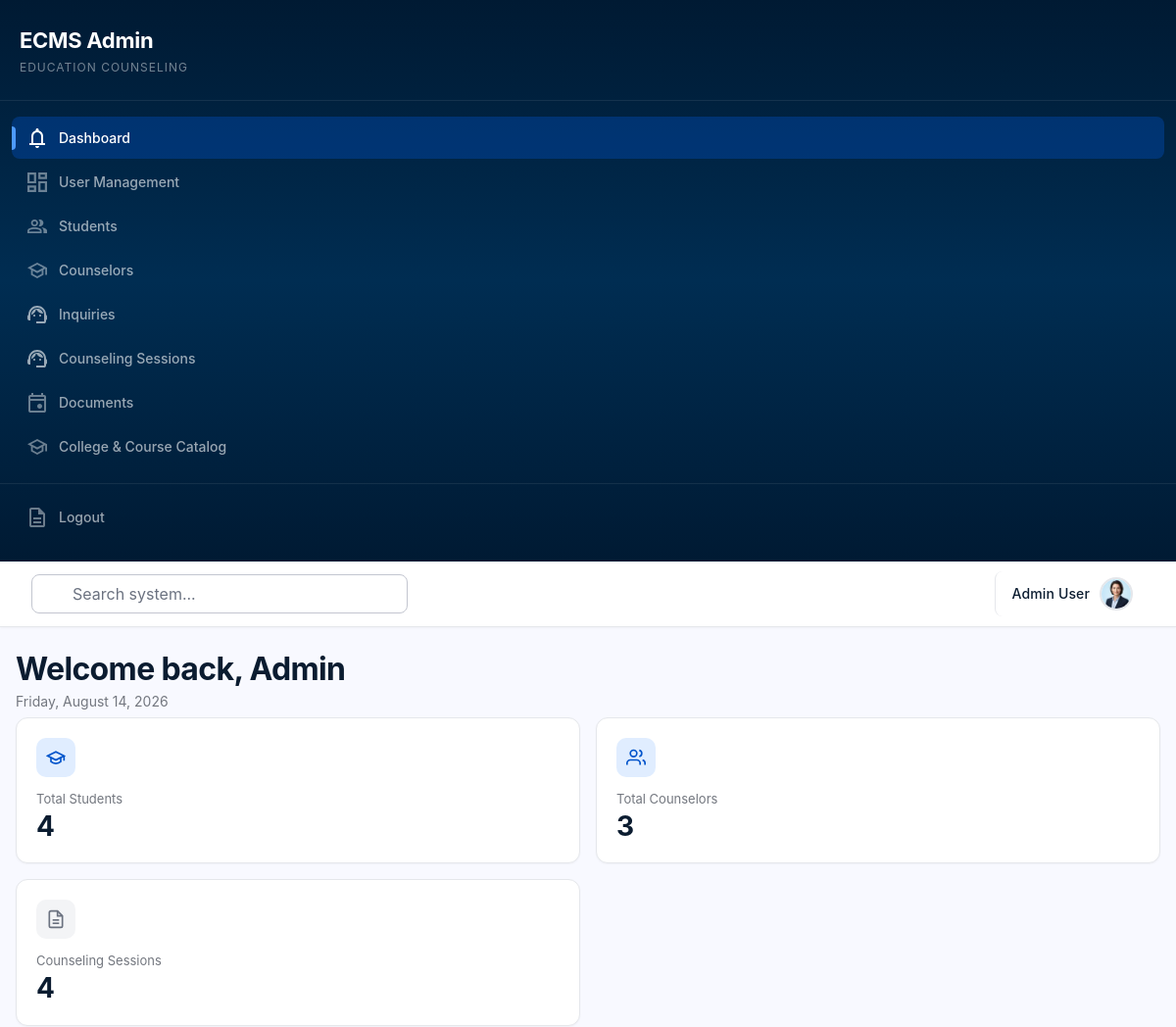
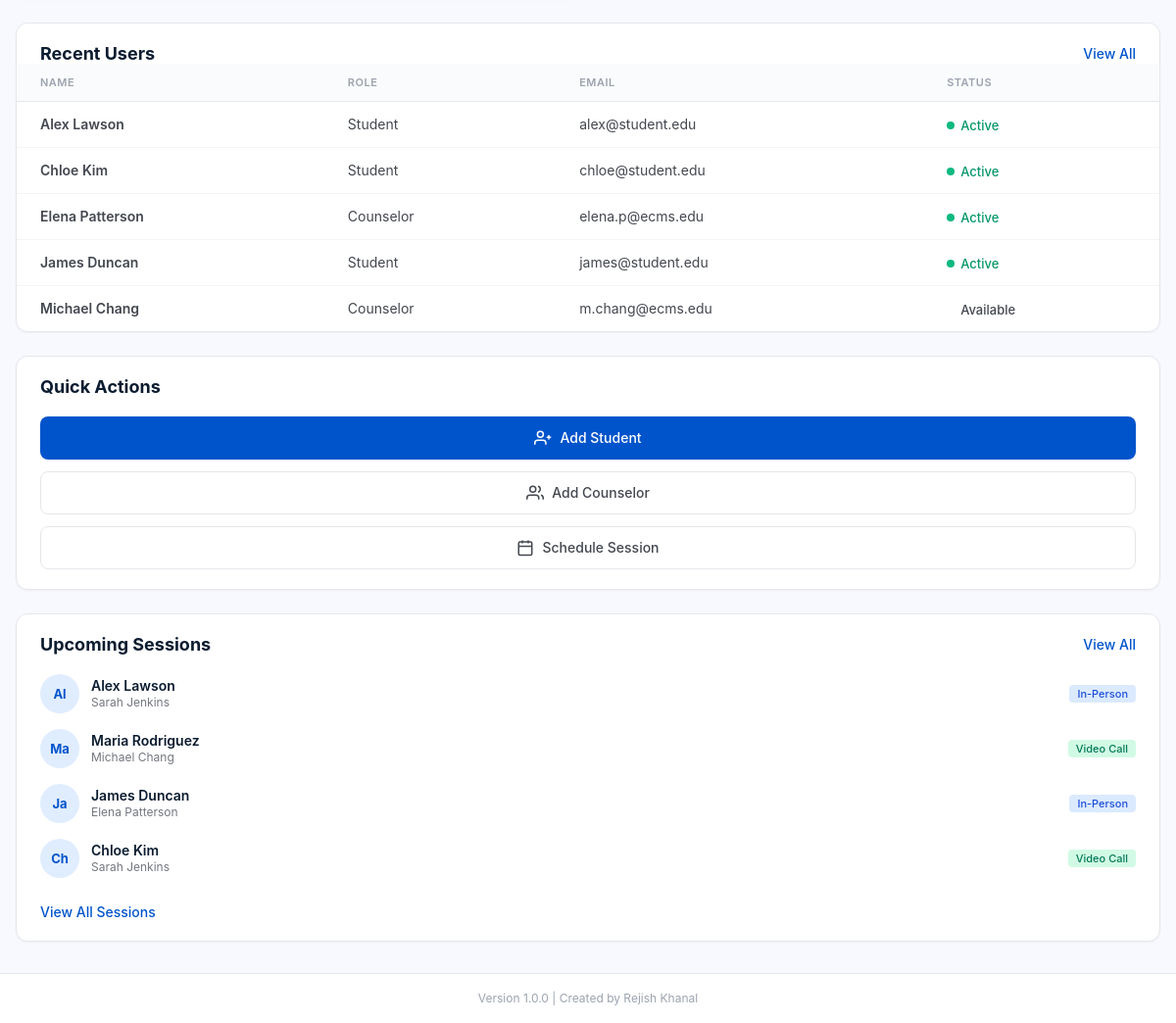
The page /admin/dashboard (signed in) on the database its author committed (2 pictures, top to bottom).
### tables this page shows
CREATE TABLE IF NOT EXISTS sessions (
    id INT AUTO_INCREMENT PRIMARY KEY,
    session_id VARCHAR(50) UNIQUE,
    student_id INT,
    counselor_id INT,
    mode ENUM('In-Person', 'Video Call') DEFAULT 'In-Person',
    datetime DATETIME,
    status ENUM('scheduled', 'completed', 'cancelled', 'in-progress') DEFAULT 'scheduled',
    created_at TIMESTAMP DEFAULT CURRENT_TIMESTAMP,
    FOREIGN KEY (student_id) REFERENCES students(id) ON DELETE SET NULL,
    FOREIGN KEY (counselor_id) REFERENCES counselors(id) ON DELETE SET NULL
);

CREATE TABLE IF NOT EXISTS students (
    id INT AUTO_INCREMENT PRIMARY KEY,
    student_id VARCHAR(50) UNIQUE,
    name VARCHAR(255) NOT NULL,
    email VARCHAR(255) UNIQUE NOT NULL,
    education_level VARCHAR(50),
    counselor_id INT,
    status ENUM('active', 'inactive') DEFAULT 'active',
    created_at TIMESTAMP DEFAULT CURRENT_TIMESTAMP,
    FOREIGN KEY (counselor_id) REFERENCES counselors(id) ON DELETE SET NULL
);

CREATE TABLE IF NOT EXISTS counselors (
    id INT AUTO_INCREMENT PRIMARY KEY,
    name VARCHAR(255) NOT NULL,
    email VARCHAR(255) UNIQUE NOT NULL,
    specialization VARCHAR(100),
    max_students INT DEFAULT 50,
    status ENUM('available', 'unavailable') DEFAULT 'available',
    created_at TIMESTAMP DEFAULT CURRENT_TIMESTAMP
);

### backend/views/admin/dashboard.php (the view, shortened to what the rows shown need)
<?php
$recentUsers = $recentUsers ?? [];
$recentSessions = $recentSessions ?? [];
?>
<div class="db-welcome">
    <h2>Welcome back, Admin</h2>
</div>
<div class="db-page">
    <div class="db-left">
        <div class="db-card">
            <?php if (!empty($recentUsers)): ?>
            <table class="db-users-table">
                <thead><tr><th>Name</th><th>Role</th><th>Email</th><th>Status</th></tr></thead>
            </table>
            <?php else: ?>
                <div class="db-empty">No users yet.</div>
            <?php endif; ?>
        </div>
    </div>
    <div class="db-right">
        <div class="db-card">
            <div class="db-upcoming">
                <?php if (!empty($recentSessions)): ?>
                    <?php foreach ($recentSessions as $s): ?>
                        <div class="db-session-item">
                            <div class="db-session-avatar"><?php echo e(substr($s['student_name'] ?? 'NA', 0, 2)); ?></div>
                            <div class="db-session-info">
                                <div class="db-session-info__name"><?php echo e($s['student_name'] ?? 'N/A'); ?></div>
                                <div class="db-session-info__counselor"><?php echo e($s['counselor_name'] ?? 'N/A'); ?></div>
                            </div>
                            <div class="db-session-meta">
                                <span class="db-session-mode db-session-mode--<?php echo e($s['mode'] ?? 'In-Person'); ?>"><?php echo e($s['mode'] ?? '-'); ?></span>
                            </div>
                        </div>
                    <?php endforeach; ?>
                <?php else: ?>
                    <div class="db-empty">No upcoming sessions.</div>
                <?php endif; ?>
            </div>
        </div>
    </div>
</div>
<?php
include __DIR__ . '/../layouts/admin-layout.php';

### rows shown on the page
sessions: student.name "Al", student.name "Alex Lawson", counselor.name "Sarah Jenkins", mode "In-Person"
sessions: student.name "Ma", student.name "Maria Rodriguez", counselor.name "Michael Chang", mode "Video Call"
sessions: student.name "Ja", student.name "James Duncan", counselor.name "Elena Patterson", mode "In-Person"
sessions: student.name "Ch", student.name "Chloe Kim", counselor.name "Sarah Jenkins", mode "Video Call"

### other values the page prints
$item['label'] "Dashboard"
$item['label'] "User Management"
$item['label'] "Students"
$item['label'] "Counselors"
$item['label'] "Inquiries"
$item['label'] "Counseling Sessions"
$item['label'] "Documents"
$item['label'] "College & Course Catalog"
$_SESSION['user']['name'] "Admin User"
$stat['label'] "Total Students"
$stat['value'] "4"
$stat['label'] "Total Counselors"
$stat['value'] "3"
$stat['label'] "Counseling Sessions"
$user['name'] "Alex Lawson"
